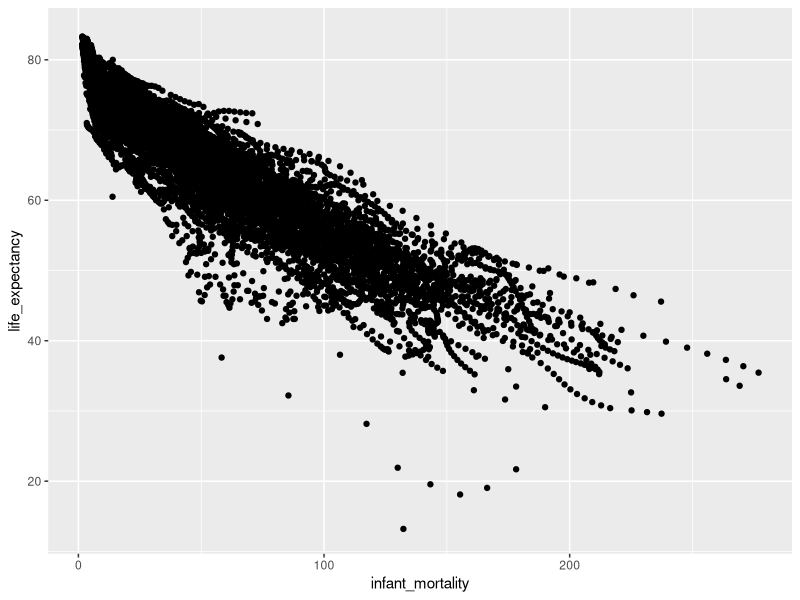

The R source for this figure:
## ---- chunk 1
knitr::opts_chunk$set(echo = TRUE)
## ---- chunk 2
library(readr)
library(dslabs)
library(tidyverse)
library(knitr)
library(ggplot2)
## ---- chunk 3
str(gapminder)
## ---- chunk 4
gapminder_long <- gapminder %>% 
  pivot_longer(c("infant_mortality", "life_expectancy", "fertility", "population", "gdp"), names_to = "variable")
gapminder_long %>% head() %>% kable()
## ---- chunk 5
gapminder_long <- gapminder_long %>% 
  unite(cont_region, continent, region)
gapminder_long %>% head() %>% kable()
## ---- chunk 6
gapminder_long <- gapminder_long %>% 
  separate(cont_region, into=c("continent", "region"), sep="_")
gapminder_long %>% head() %>% kable()
## ---- chunk 7
ggplot(gapminder, aes(infant_mortality, life_expectancy)) +
  geom_point()
